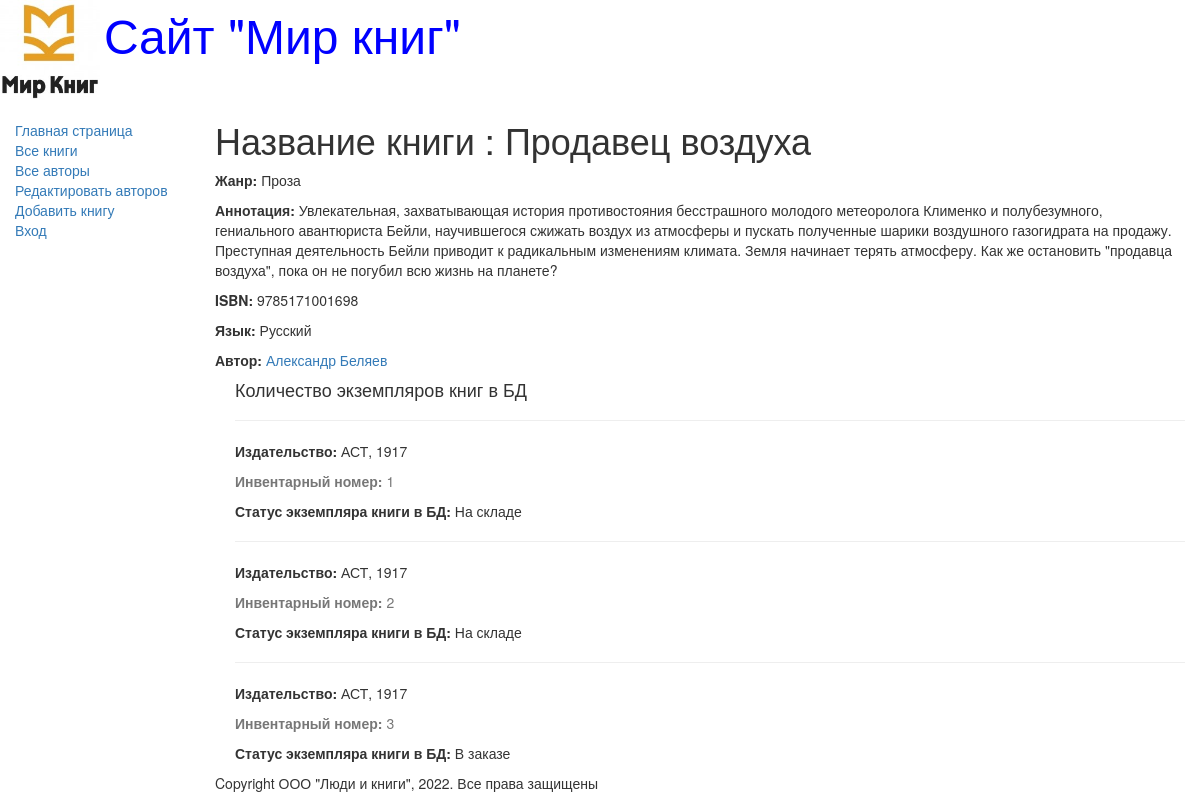
Screenshot of /book/1 with the database file from the repository.
### catalog/models.py (models this page shows, shortened)
class Book(models.Model):
    title = models.CharField(
        max_length=200,
        help_text='Введите название книги',
        verbose_name='Название книги'
    )
    genre = models.ForeignKey(
        'Genre', on_delete=models.CASCADE,
        help_text='Выберите жанр книги',
        verbose_name='Жанр книги', null=True
    )
    language = models.ForeignKey(
        'Language', on_delete=models.CASCADE,
        help_text='Выберите язык книги',
        verbose_name='Язык книги', null=True
    )
    author = models.ManyToManyField(
        'Author',
        help_text='Выберите автора книги',
        verbose_name='Автор книги'
    )
    summary = models.TextField(
        max_length=1000,
        help_text='Введите краткое описание книги',
        verbose_name='Аннотация книги'
    )
    isbn = models.CharField(
        max_length=13,
        help_text='Должно содержать 13 символов',
        verbose_name='ISBN книги'
    )
    def display_author(self):
        return ', '.join([author.last_name for author in self.author.all()])
    display_author.short_description = 'Авторы'

class Genre(models.Model):
    name = models.CharField(
        max_length=200,
        help_text='Введите жанр книги',
        verbose_name='Жанр книги'
    )
    def __str__(self):
        return self.name

class Language(models.Model):
    name = models.CharField(
        max_length=20,
        help_text='Введите язык книги',
        verbose_name='Язык книги'
    )
    def __str__(self):
        return self.name

class Author(models.Model):
    first_name = models.CharField(
        max_length=100,
        help_text='Введите имя автора',
        verbose_name='Имя автора'
    )
    last_name = models.CharField(
        max_length=100,
        help_text='Введите фамилию автора',
        verbose_name='Фамилия автора'
    )
    date_of_birth = models.DateField(
        help_text='Введите дату рождения',
        verbose_name='Дата рождения',
        null=True, blank=True
    )
    date_of_death = models.DateField(
        help_text='Введите дату смерти',
        verbose_name='Дата смерти',
        null=True, blank=True
    )

class BookInstance(models.Model):
    book = models.ForeignKey(
        'Book', on_delete=models.CASCADE, null=True
    )
    inv_nom = models.CharField(
        max_length=20, null=True,
        help_text='Введите инвентарный номер экземпляра',
        verbose_name='Инвентраный номер экземпляра'
    )
    imprint = models.CharField(
        max_length=200,
        help_text='Введите издательство и год выпуска',
        verbose_name='Издательство'
    )
    status = models.ForeignKey(
        'Status',on_delete=models.CASCADE, null=True,
        help_text='Изменить состояние экземпляра',
        verbose_name='Состояние экземпляра книги'
    )
    due_back = models.DateField(
        null=True, blank=True,
        help_text='Введите конец срока статуса',
        verbose_name='Дата окончания статуса'
    )
    borrower = models.ForeignKey(
        User, on_delete=models.SET_NULL,
        null=True, blank=True,
        verbose_name='Заказчик',
        help_text='Выберите заказчика книги'
    )

class Status(models.Model):
    name = models.CharField(
        max_length=20,
        help_text='Введите статус экземпляра книги',
        verbose_name='Статус экземпляра книги'
    )
    def __str__(self):
        return self.name

### catalog/views.py (the view)
# urls.py: path('book/<int:pk>', views.BookDetailView.as_view(), name='book-detail'),
class BookDetailView(generic.DetailView):
    model = Book

### catalog/templates/catalog/book_detail.html (shortened to what this page needs)
{% extends 'base_generic.html' %}
{% block content %}
    <h1>Название книги : {{book.title}}</h1>
    <p><strong>Жанр:</strong> {{book.genre}}</p>
    <p><strong>Аннотация:</strong> {{book.summary}}</p>
    <p><strong>ISBN:</strong> {{book.isbn}}</p>
    <p><strong>Язык:</strong> {{book.language}}</p>
        {% for author in book.author.all %}
            <p><strong>Автор:</strong>
                <a href="">{{author.first_name}}
                           {{author.last_name}}</a></p>
        {% endfor %}
<div style="margin-left:20px; margin_top:20px">
    <h4>Количество экземпляров книг в БД</h4>
    {% for copy in book.bookinstance_set.all %}
        <hr>
        <p><strong>Издательство:</strong> {{copy.imprint}}</p>
        <p class="text-muted"><strong>Инвентарный номер:</strong> {{copy.id}}</p>
        <p><strong>Статус экземпляра книги в БД:</strong> {{copy.status}}</p>
    {% endfor %}
</div>
{% endblock %}

### rows the page displays
Book: title "Продавец воздуха", genre "Проза", summary "Увлекательная, захватывающая история противостояния бесстрашного молодого метеоролога Клименко и полубезумного, гениального авантюриста Бейли, научившегося сжижать воздух из атмосферы и пускать полученные шарики воздушного газогидрата на продажу. Преступная деятельность Бейли приводит к радикальным изменениям климата. Земля начинает терять атмосферу. Как же остановить \"продавца воздуха\", пока он не погубил всю жизнь на планете?", isbn "9785171001698", language "Русский"
Author: first_name "Александр", last_name "Беляев"
BookInstance: imprint "АСТ, 1917", id "1", status "На складе"
BookInstance: imprint "АСТ, 1917", id "2", status "На складе"
BookInstance: imprint "АСТ, 1917", id "3", status "В заказе"
